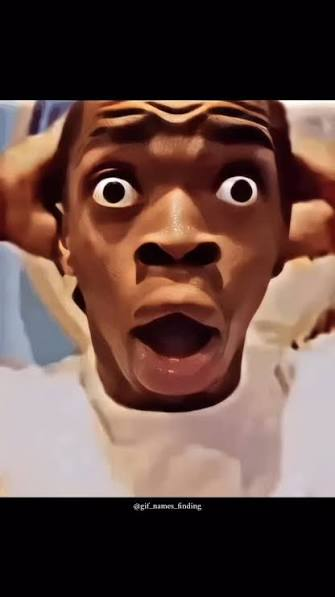
#> input picture MIDTERM/negus.jpg, 335 x 597 px, given in place of the camera
$ python faceRecognition.py
#> lines starting #> are read from the running program, lines starting #| are printed output that depends on the picture; after the words box and inside, x2 and y2 are one past the last pixel; in counts of white or black regions, pixels touching at a corner belong together
import os
import urllib.request

import cv2


DATA_FOLDER = os.path.join(os.path.dirname(__file__), "faces")
NUMBER_OF_PICTURES = 20
MATCH_THRESHOLD = 0.45


def get_face_cascade_path():
    candidates = [
        os.path.join(os.path.dirname(cv2.__file__), "data", "haarcascades"),
        os.path.join(os.path.dirname(cv2.__file__), "data"),
        os.path.join(os.path.dirname(__file__), "data", "haarcascades"),
    ]

    for folder in candidates:
        file_path = os.path.join(folder, "haarcascade_frontalface_default.xml")
        if os.path.exists(file_path):
            return file_path
#> the answer given: 1

    download_folder = os.path.join(os.path.dirname(__file__), "data", "haarcascades")
    os.makedirs(download_folder, exist_ok=True)
    file_path = os.path.join(download_folder, "haarcascade_frontalface_default.xml")

    url = (
        "https://raw.githubusercontent.com/opencv/opencv/master/data/haarcascades/"
        "haarcascade_frontalface_default.xml"
    )
    urllib.request.urlretrieve(url, file_path)
    return file_path


face_detector = cv2.CascadeClassifier(get_face_cascade_path())


# [5 lines left out: function get_face, not called in this run]


def enroll_face():
    name = input("Enter the person's name: ").strip()
#> the answer given: ../negus.jpg
    name = "".join(c for c in name if c.isalnum() or c in " _-")

    if name == "":
        print("Invalid name.")
        return

    person_folder = os.path.join(DATA_FOLDER, name)
    os.makedirs(person_folder, exist_ok=True)

    camera = cv2.VideoCapture(0)
    count = 0

    print("Look at the camera and slowly move your head.")
    print("Press Q to stop.")

    while count < NUMBER_OF_PICTURES:
        success, frame = camera.read()
#> frame is the input picture: shape (597, 335, 3); mean B, G, R 66.1, 72.9, 99.4
        if not success:
            break

        frame = cv2.flip(frame, 1)
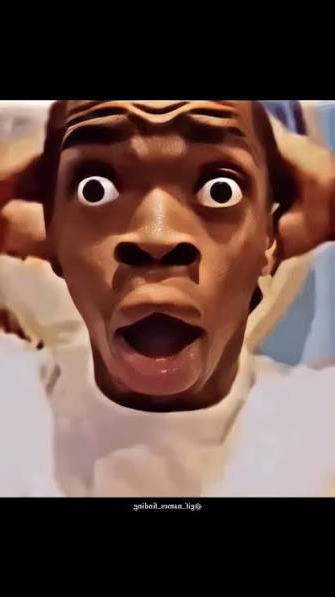
#> frame: shape (597, 335, 3); mean B, G, R 66.1, 72.9, 99.4
        gray = cv2.cvtColor(frame, cv2.COLOR_BGR2GRAY)
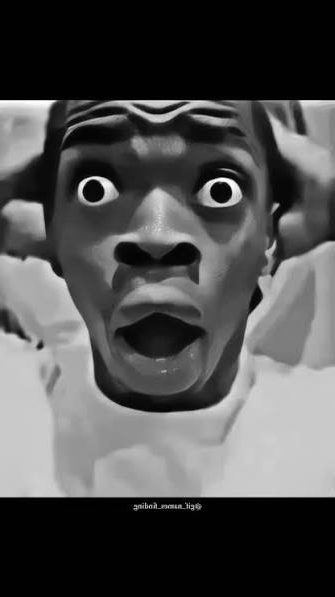
#> gray: shape (597, 335); min 0, max 254, mean 80
        faces = face_detector.detectMultiScale(gray, 1.3, 5)
#> faces = ()

        # Save a picture only when one face is visible.
        if len(faces) == 1:
            x, y, width, height = faces[0]
            face = get_face(gray, x, y, width, height)

            count += 1
            filename = os.path.join(person_folder, str(count) + ".jpg")
            cv2.imwrite(filename, face)

            cv2.rectangle(
                frame, (x, y), (x + width, y + height), (0, 255, 0), 2
            )

        cv2.putText(
            frame,
            "Pictures: " + str(count) + "/" + str(NUMBER_OF_PICTURES),
            (10, 30),
            cv2.FONT_HERSHEY_SIMPLEX,
            0.7,
            (0, 255, 0),
            2,
        )
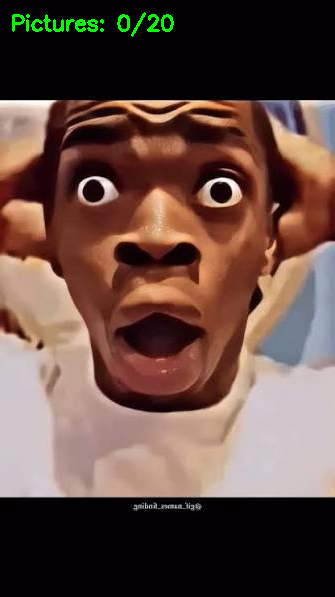
#> frame: shape (597, 335, 3); 0.56% of pixels changed, all inside (x1, y1, x2, y2) = (12, 12, 174, 37)
        cv2.imshow("Enroll Face", frame)

        if cv2.waitKey(100) & 0xFF == ord("q"):
#> (key q is pressed here)
            break

    camera.release()
    cv2.destroyAllWindows()
    print("Saved " + str(count) + " pictures for " + name + ".")


# [88 lines left out: functions load_faces, compare_face, recognize_faces, not called in this run]


if __name__ == "__main__":
    print("1 - Enroll a face")
    print("2 - Recognize faces")
    choice = input("Choose 1 or 2: ")

    if choice == "1":
        enroll_face()
    elif choice == "2":
        recognize_faces()
    else:
        print("Invalid choice.")
